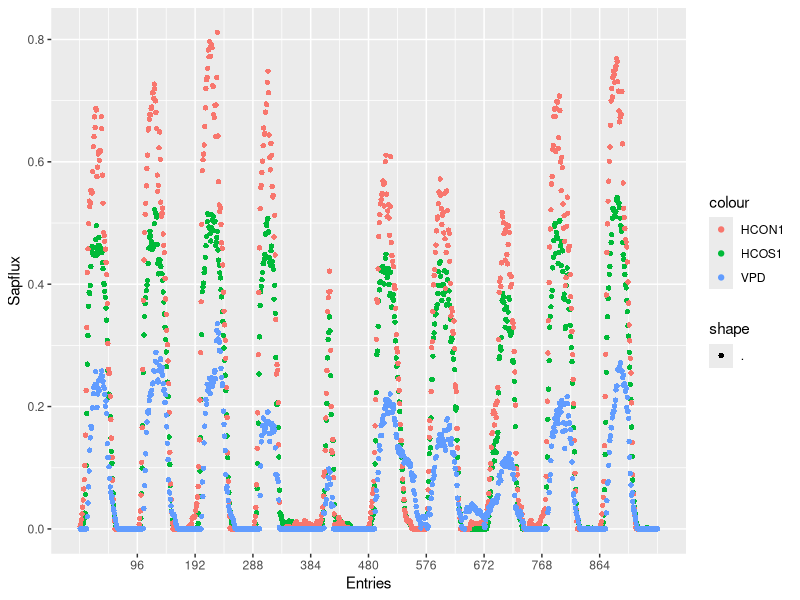
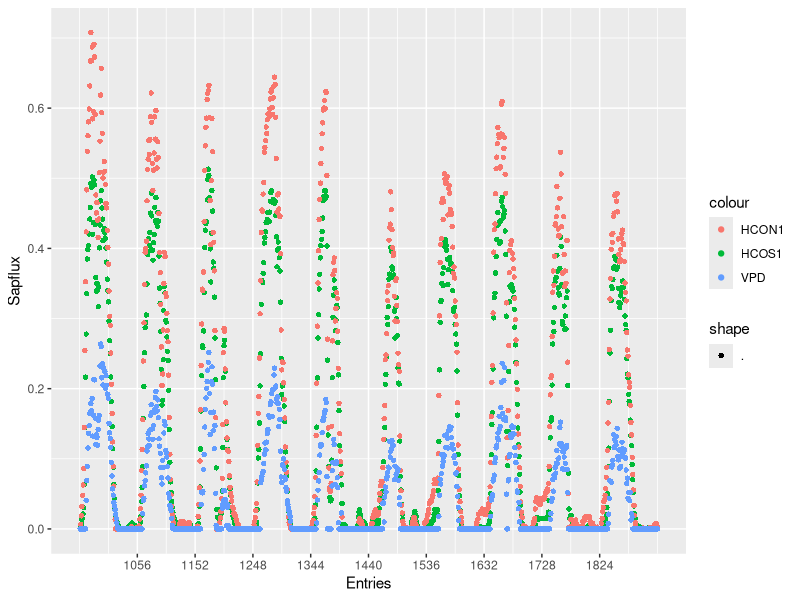
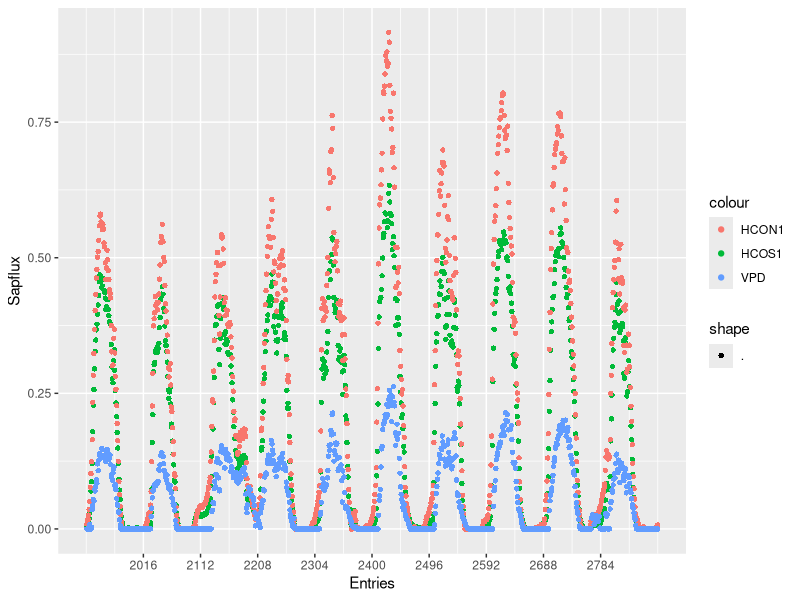
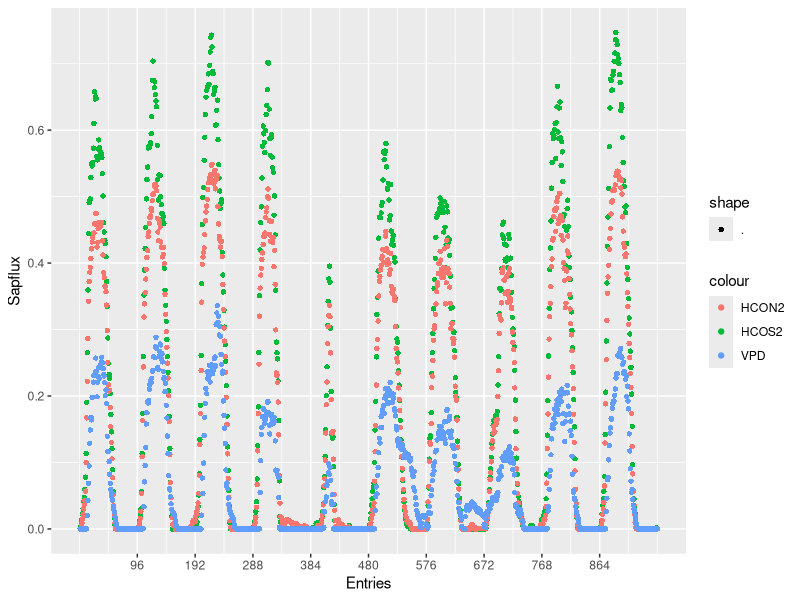
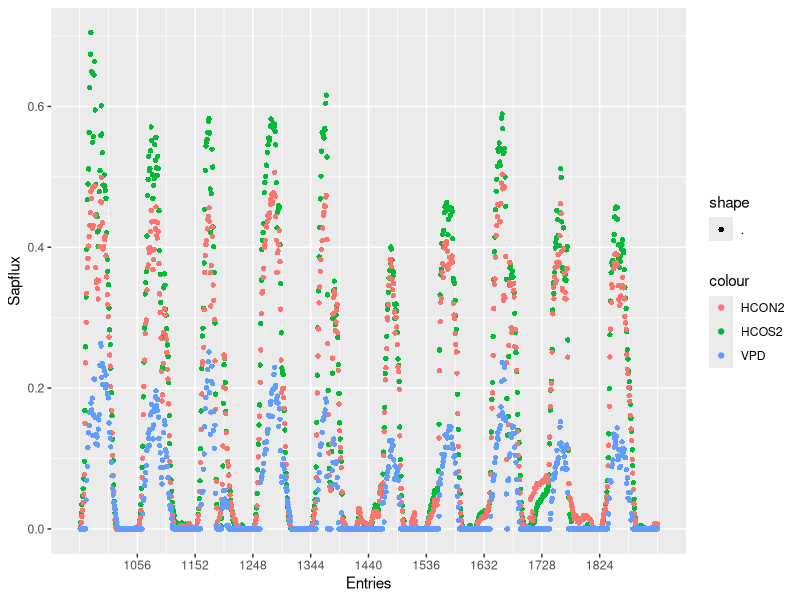
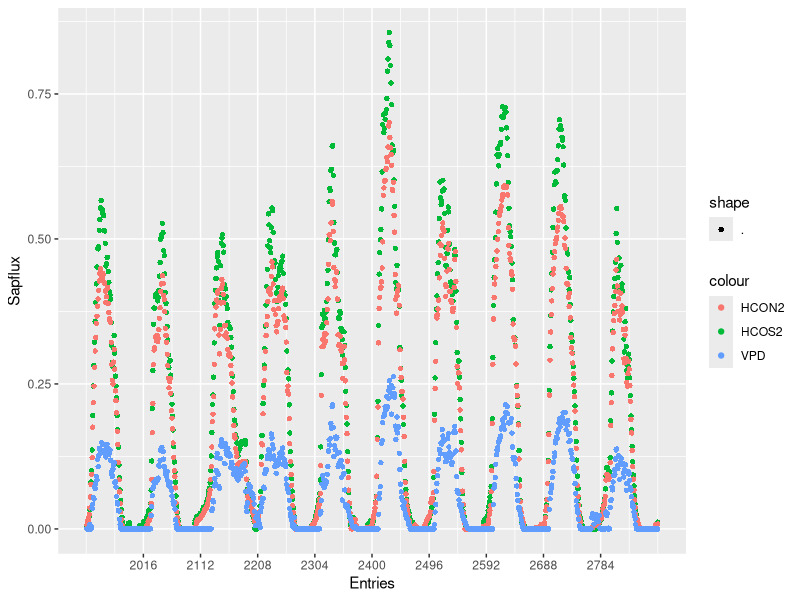
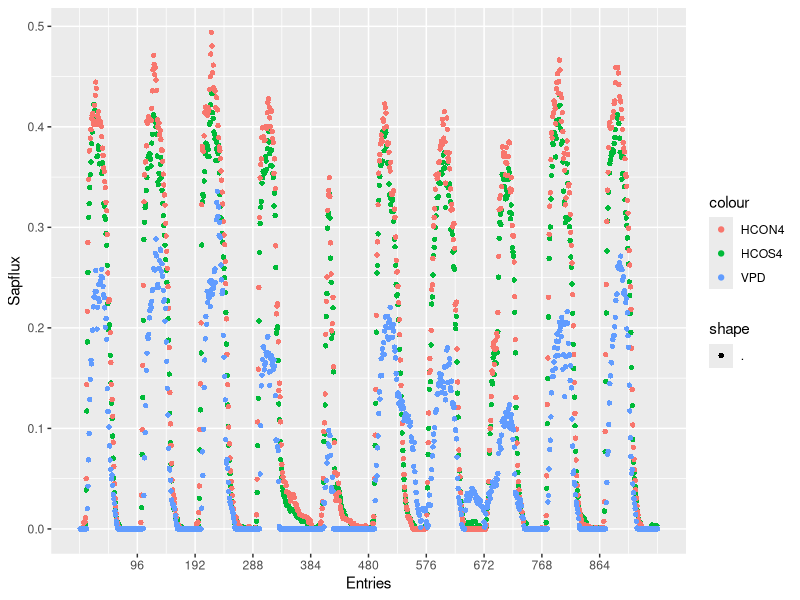
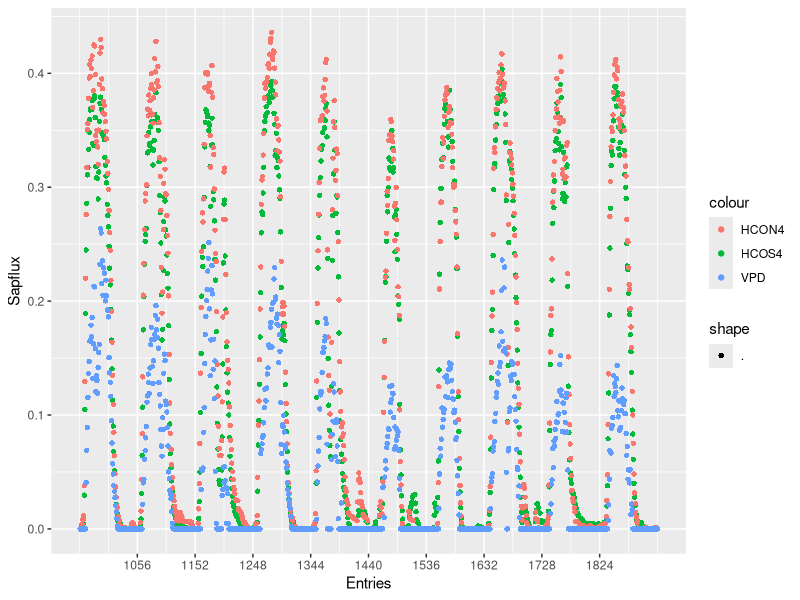

Generate these figures, in order, with R: (Note: this script raises an error after producing the figures.)
## ---- chunk 1
knitr::opts_chunk$set(echo = TRUE)
library("dplyr")
library("tidyverse")
library("lubridate")

getwd()
raw1<-read.csv("../Data/Original/Shifted/S1.6.csv")
raw2<-read.csv("../Data/Original/Shifted/S2.6.csv")
raw3<-read.csv("../Data/Original/Shifted/S3.6.csv")
raw4<-read.csv("../Data/Original/Shifted/S4.6.csv")

names(raw1)[1]<-"Index"
## ---- chunk 2
raw1$Date<-as.Date(raw1$Date, format = "%m/%d/%Y")
raw2$Date<-as.Date(raw2$Date, format = "%m/%d/%Y")
raw3$Date<-as.Date(raw3$Date, format = "%m/%d/%Y")
raw4$Date<-as.Date(raw4$Date, format = "%m/%d/%Y")

raw1<-raw1%>%mutate_if(is.character, as.numeric)
raw2<-raw2%>%mutate_if(is.character, as.numeric)
raw3<-raw3%>%mutate_if(is.character, as.numeric)
raw4<-raw4%>%mutate_if(is.character, as.numeric)
## ---- chunk 3
S1.f10<-raw1[1:960,]
S1.s10<-raw1[961:1920,]
S1.t10<-raw1[1921:2880,]

HCO1.1<-ggplot(S1.f10, aes(Index))+
  scale_x_continuous(breaks = c(96,192,288,384,480,576,672,768,864))+
  geom_point(aes(y=HCOS1, color = "HCOS1",shape = "."))+
  geom_point(aes(y=HCON1, color = "HCON1",shape = "."))+
  geom_point(aes(y=VPD/10, color = "VPD", shape = "."))+
  xlab("Entries")+ylab("Sapflux")
HCO1.1
ggsave("../Data/Plots/NS/S1/HCO1.1.jpg", HCO1.1, height = 2, width = 45, units = "in", dpi = 500)

HCO1.2<-ggplot(S1.s10, aes(Index))+
  scale_x_continuous(breaks = c(1056,1152,1248,1344,1440,1536,1632,1728,1824))+
  geom_point(aes(y=HCOS1, color = "HCOS1",shape = "."))+
  geom_point(aes(y=HCON1, color = "HCON1",shape = "."))+
  geom_point(aes(y=VPD/10, color = "VPD", shape = "."))+
  xlab("Entries")+ylab("Sapflux")
HCO1.2
ggsave("../Data/Plots/NS/S1/HCO1.2.jpg", HCO1.2, height = 2, width = 45, units = "in", dpi = 500)

HCO1.3<-ggplot(S1.t10, aes(Index))+
  scale_x_continuous(breaks = c(2016,2112,2208,2304,2400,2496,2592,2688,2784))+
  geom_point(aes(y=HCOS1, color = "HCOS1",shape = "."))+
  geom_point(aes(y=HCON1, color = "HCON1",shape = "."))+
  geom_point(aes(y=VPD/10, color = "VPD", shape = "."))+
  xlab("Entries")+ylab("Sapflux")
HCO1.3
ggsave("../Data/Plots/NS/S1/HCO1.3.jpg", HCO1.3, height = 2, width = 45, units = "in", dpi = 500)




HCO2.1<-ggplot(S1.f10, aes(Index))+
  scale_x_continuous(breaks = c(96,192,288,384,480,576,672,768,864))+
  geom_point(aes(y=HCOS2, color = "HCOS2",shape = "."))+
  geom_point(aes(y=HCON2, color = "HCON2",shape = "."))+
  geom_point(aes(y=VPD/10, color = "VPD", shape = "."))+
  xlab("Entries")+ylab("Sapflux")
HCO2.1
ggsave("../Data/Plots/NS/S1/HCO2.1.jpg", HCO2.1, height = 2, width = 45, units = "in", dpi = 500)

HCO2.2<-ggplot(S1.s10, aes(Index))+
  scale_x_continuous(breaks = c(1056,1152,1248,1344,1440,1536,1632,1728,1824))+
  geom_point(aes(y=HCOS2, color = "HCOS2",shape = "."))+
  geom_point(aes(y=HCON2, color = "HCON2",shape = "."))+
  geom_point(aes(y=VPD/10, color = "VPD", shape = "."))+
  xlab("Entries")+ylab("Sapflux")
HCO2.2
ggsave("../Data/Plots/NS/S1/HCO2.2.jpg", HCO2.2, height = 2, width = 45, units = "in", dpi = 500)

HCO2.3<-ggplot(S1.t10, aes(Index))+
  scale_x_continuous(breaks = c(2016,2112,2208,2304,2400,2496,2592,2688,2784))+
  geom_point(aes(y=HCOS2, color = "HCOS2",shape = "."))+
  geom_point(aes(y=HCON2, color = "HCON2",shape = "."))+
  geom_point(aes(y=VPD/10, color = "VPD", shape = "."))+
  xlab("Entries")+ylab("Sapflux")
HCO2.3
ggsave("../Data/Plots/NS/S1/HCO2.3.jpg", HCO2.3, height = 2, width = 45, units = "in", dpi = 500)



HCO4.1<-ggplot(S1.f10, aes(Index))+
  scale_x_continuous(breaks = c(96,192,288,384,480,576,672,768,864))+
  geom_point(aes(y=HCOS4, color = "HCOS4",shape = "."))+
  geom_point(aes(y=HCON4, color = "HCON4",shape = "."))+
  geom_point(aes(y=VPD/10, color = "VPD", shape = "."))+
  xlab("Entries")+ylab("Sapflux")
HCO4.1
ggsave("../Data/Plots/NS/S1/HCO4.1.jpg", HCO4.1, height = 2, width = 45, units = "in", dpi = 500)

HCO4.2<-ggplot(S1.s10, aes(Index))+
  scale_x_continuous(breaks = c(1056,1152,1248,1344,1440,1536,1632,1728,1824))+
  geom_point(aes(y=HCOS4, color = "HCOS4",shape = "."))+
  geom_point(aes(y=HCON4, color = "HCON4",shape = "."))+
  geom_point(aes(y=VPD/10, color = "VPD", shape = "."))+
  xlab("Entries")+ylab("Sapflux")
HCO4.2
ggsave("../Data/Plots/NS/S1/HCO4.2.jpg", HCO4.2, height = 2, width = 45, units = "in", dpi = 500)

HCO4.3<-ggplot(S1.t10, aes(Index))+
  scale_x_continuous(breaks = c(2016,2112,2208,2304,2400,2496,2592,2688,2784))+
  geom_point(aes(y=HCOS4, color = "HCOS4",shape = "."))+
  geom_point(aes(y=HCON4, color = "HCON4",shape = "."))+
  geom_point(aes(y=VPD/10, color = "VPD", shape = "."))+
  xlab("Entries")+ylab("Sapflux")
HCO4.3
ggsave("../Data/Plots/NS/S1/HCO4.3.jpg", HCO4.3, height = 2, width = 45, units = "in", dpi = 500)


HCO6.1<-ggplot(S1.f10, aes(Index))+
  scale_x_continuous(breaks = c(96,192,288,384,480,576,672,768,864))+
  geom_point(aes(y=HCOS6, color = "HCOS6",shape = "."))+
  geom_point(aes(y=HCON6, color = "HCON6",shape = "."))+
  geom_point(aes(y=VPD/10, color = "VPD", shape = "."))+
  xlab("Entries")+ylab("Sapflux")
HCO6.1
ggsave("../Data/Plots/NS/S1/HCO6.1.jpg", HCO6.1, height = 2, width = 45, units = "in", dpi = 500)

HCO6.2<-ggplot(S1.s10, aes(Index))+
  scale_x_continuous(breaks = c(1056,1152,1248,1344,1440,1536,1632,1728,1824))+
  geom_point(aes(y=HCOS6, color = "HCOS6",shape = "."))+
  geom_point(aes(y=HCON6, color = "HCON6",shape = "."))+
  geom_point(aes(y=VPD/10, color = "VPD", shape = "."))+
  xlab("Entries")+ylab("Sapflux")
HCO6.2
ggsave("../Data/Plots/NS/S1/HCO6.2.jpg", HCO6.2, height = 2, width = 45, units = "in", dpi = 500)

HCO6.3<-ggplot(S1.t10, aes(Index))+
  scale_x_continuous(breaks = c(2016,2112,2208,2304,2400,2496,2592,2688,2784))+
  geom_point(aes(y=HCOS6, color = "HCOS6",shape = "."))+
  geom_point(aes(y=HCON6, color = "HCON6",shape = "."))+
  geom_point(aes(y=VPD/10, color = "VPD", shape = "."))+
  xlab("Entries")+ylab("Sapflux")
HCO6.3
ggsave("../Data/Plots/NS/S1/HCO6.3.jpg", HCO6.3, height = 2, width = 45, units = "in", dpi = 500)


HCO8.1<-ggplot(S1.f10, aes(Index))+
  scale_x_continuous(breaks = c(96,192,288,384,480,576,672,768,864))+
  geom_point(aes(y=HCOS8, color = "HCOS8",shape = "."))+
  geom_point(aes(y=HCON8, color = "HCON8",shape = "."))+
  geom_point(aes(y=VPD/10, color = "VPD", shape = "."))+
  xlab("Entries")+ylab("Sapflux")
HCO8.1
ggsave("../Data/Plots/NS/S1/HCO8.1.jpg", HCO8.1, height = 2, width = 45, units = "in", dpi = 500)

HCO8.2<-ggplot(S1.s10, aes(Index))+
  scale_x_continuous(breaks = c(1056,1152,1248,1344,1440,1536,1632,1728,1824))+
  geom_point(aes(y=HCOS8, color = "HCOS8",shape = "."))+
  geom_point(aes(y=HCON8, color = "HCON8",shape = "."))+
  geom_point(aes(y=VPD/10, color = "VPD", shape = "."))+
  xlab("Entries")+ylab("Sapflux")
HCO8.2
ggsave("../Data/Plots/NS/S1/HCO8.2.jpg", HCO8.2, height = 2, width = 45, units = "in", dpi = 500)

HCO8.3<-ggplot(S1.t10, aes(Index))+
  scale_x_continuous(breaks = c(2016,2112,2208,2304,2400,2496,2592,2688,2784))+
  geom_point(aes(y=HCOS8, color = "HCOS8",shape = "."))+
  geom_point(aes(y=HCON8, color = "HCON8",shape = "."))+
  geom_point(aes(y=VPD/10, color = "VPD", shape = "."))+
  xlab("Entries")+ylab("Sapflux")
HCO8.3
ggsave("../Data/Plots/NS/S1/HCO8.3.jpg", HCO8.3, height = 2, width = 45, units = "in", dpi = 500)
## ---- chunk 4
LOO10.1<-ggplot(S1.f10, aes(Index))+
  scale_x_continuous(breaks = c(96,192,288,384,480,576,672,768,864))+
  geom_point(aes(y=LOOS10, color = "LOOS10",shape = "."))+
  geom_point(aes(y=LOON10, color = "LOON10",shape = "."))+
  geom_point(aes(y=VPD/10, color = "VPD", shape = "."))+
  xlab("Entries")+ylab("Sapflux")
LOO10.1
ggsave("../Data/Plots/NS/S1/LOO10.1.jpg", LOO10.1, height = 2, width = 45, units = "in", dpi = 500)

LOO10.2<-ggplot(S1.s10, aes(Index))+
  scale_x_continuous(breaks = c(1056,1152,1248,1344,1440,1536,1632,1728,1824))+
  geom_point(aes(y=LOOS10, color = "LOOS10",shape = "."))+
  geom_point(aes(y=LOON10, color = "LOON10",shape = "."))+
  geom_point(aes(y=VPD/10, color = "VPD", shape = "."))+
  xlab("Entries")+ylab("Sapflux")
LOO10.2
ggsave("../Data/Plots/NS/S1/LOO10.2.jpg", LOO10.2, height = 2, width = 45, units = "in", dpi = 500)

LOO10.3<-ggplot(S1.t10, aes(Index))+
  scale_x_continuous(breaks = c(2016,2112,2208,2304,2400,2496,2592,2688,2784))+
  geom_point(aes(y=LOOS10, color = "LOOS10",shape = "."))+
  geom_point(aes(y=LOON10, color = "LOON10",shape = "."))+
  geom_point(aes(y=VPD/10, color = "VPD", shape = "."))+
  xlab("Entries")+ylab("Sapflux")
LOO10.3
ggsave("../Data/Plots/NS/S1/LOO10.3.jpg", LOO10.3, height = 2, width = 45, units = "in", dpi = 500)




LOO11.1<-ggplot(S1.f10, aes(Index))+
  scale_x_continuous(breaks = c(96,192,288,384,480,576,672,768,864))+
  geom_point(aes(y=LOOS11, color = "LOOS11",shape = "."))+
  geom_point(aes(y=LOON11, color = "LOON11",shape = "."))+
  geom_point(aes(y=VPD/10, color = "VPD", shape = "."))+
  xlab("Entries")+ylab("Sapflux")
LOO11.1
ggsave("../Data/Plots/NS/S1/LOO11.1.jpg", LOO11.1, height = 2, width = 45, units = "in", dpi = 500)

LOO11.2<-ggplot(S1.s10, aes(Index))+
  scale_x_continuous(breaks = c(1056,1152,1248,1344,1440,1536,1632,1728,1824))+
  geom_point(aes(y=LOOS11, color = "LOOS11",shape = "."))+
  geom_point(aes(y=LOON11, color = "LOON11",shape = "."))+
  geom_point(aes(y=VPD/10, color = "VPD", shape = "."))+
  xlab("Entries")+ylab("Sapflux")
LOO11.2
ggsave("../Data/Plots/NS/S1/LOO11.2.jpg", LOO11.2, height = 2, width = 45, units = "in", dpi = 500)

LOO11.3<-ggplot(S1.t10, aes(Index))+
  scale_x_continuous(breaks = c(2016,2112,2208,2304,2400,2496,2592,2688,2784))+
  geom_point(aes(y=LOOS11, color = "LOOS11",shape = "."))+
  geom_point(aes(y=LOON11, color = "LOON11",shape = "."))+
  geom_point(aes(y=VPD/10, color = "VPD", shape = "."))+
  xlab("Entries")+ylab("Sapflux")
LOO11.3
ggsave("../Data/Plots/NS/S1/LOO11.3.jpg", LOO11.3, height = 2, width = 45, units = "in", dpi = 500)




LOO12.1<-ggplot(S1.f10, aes(Index))+
  scale_x_continuous(breaks = c(96,192,288,384,480,576,672,768,864))+
  geom_point(aes(y=LOOS12, color = "LOOS12",shape = "."))+
  geom_point(aes(y=LOON12, color = "LOON12",shape = "."))+
  geom_point(aes(y=VPD/10, color = "VPD", shape = "."))+
  xlab("Entries")+ylab("Sapflux")
LOO12.1
ggsave("../Data/Plots/NS/S1/LOO12.1.jpg", LOO12.1, height = 2, width = 45, units = "in", dpi = 500)

LOO12.2<-ggplot(S1.s10, aes(Index))+
  scale_x_continuous(breaks = c(1056,1152,1248,1344,1440,1536,1632,1728,1824))+
  geom_point(aes(y=LOOS12, color = "LOOS12",shape = "."))+
  geom_point(aes(y=LOON12, color = "LOON12",shape = "."))+
  geom_point(aes(y=VPD/10, color = "VPD", shape = "."))+
  xlab("Entries")+ylab("Sapflux")
LOO12.2
ggsave("../Data/Plots/NS/S1/LOO12.2.jpg", LOO12.2, height = 2, width = 45, units = "in", dpi = 500)

LOO12.3<-ggplot(S1.t10, aes(Index))+
  scale_x_continuous(breaks = c(2016,2112,2208,2304,2400,2496,2592,2688,2784))+
  geom_point(aes(y=LOOS12, color = "LOOS12",shape = "."))+
  geom_point(aes(y=LOON12, color = "LOON12",shape = "."))+
  geom_point(aes(y=VPD/10, color = "VPD", shape = "."))+
  xlab("Entries")+ylab("Sapflux")
LOO12.3
ggsave("../Data/Plots/NS/S1/LOO12.3.jpg", LOO12.3, height = 2, width = 45, units = "in", dpi = 500)




LOO14.1<-ggplot(S1.f10, aes(Index))+
  scale_x_continuous(breaks = c(96,192,288,384,480,576,672,768,864))+
  geom_point(aes(y=LOOS14, color = "LOOS14",shape = "."))+
  geom_point(aes(y=LOON14, color = "LOON14",shape = "."))+
  geom_point(aes(y=VPD/10, color = "VPD", shape = "."))+
  xlab("Entries")+ylab("Sapflux")
LOO14.1
ggsave("../Data/Plots/NS/S1/LOO14.1.jpg", LOO14.1, height = 2, width = 45, units = "in", dpi = 500)

LOO14.2<-ggplot(S1.s10, aes(Index))+
  scale_x_continuous(breaks = c(1056,1152,1248,1344,1440,1536,1632,1728,1824))+
  geom_point(aes(y=LOOS14, color = "LOOS14",shape = "."))+
  geom_point(aes(y=LOON14, color = "LOON14",shape = "."))+
  geom_point(aes(y=VPD/10, color = "VPD", shape = "."))+
  xlab("Entries")+ylab("Sapflux")
LOO14.2
ggsave("../Data/Plots/NS/S1/LOO14.2.jpg", LOO14.2, height = 2, width = 45, units = "in", dpi = 500)

LOO14.3<-ggplot(S1.t10, aes(Index))+
  scale_x_continuous(breaks = c(2016,2112,2208,2304,2400,2496,2592,2688,2784))+
  geom_point(aes(y=LOOS14, color = "LOOS14",shape = "."))+
  geom_point(aes(y=LOON14, color = "LOON14",shape = "."))+
  geom_point(aes(y=VPD/10, color = "VPD", shape = "."))+
  xlab("Entries")+ylab("Sapflux")
LOO14.3
ggsave("../Data/Plots/NS/S1/LOO14.3.jpg", LOO14.3, height = 2, width = 45, units = "in", dpi = 500)





LOO15.1<-ggplot(S1.f10, aes(Index))+
  scale_x_continuous(breaks = c(96,192,288,384,480,576,672,768,864))+
  geom_point(aes(y=LOOS15, color = "LOOS15",shape = "."))+
  geom_point(aes(y=LOON15, color = "LOON15",shape = "."))+
  geom_point(aes(y=VPD/5, color = "VPD", shape = "."))+
  xlab("Entries")+ylab("Sapflux")
LOO15.1
ggsave("../Data/Plots/NS/S1/LOO15.1.jpg", LOO15.1, height = 2, width = 45, units = "in", dpi = 500)

LOO15.2<-ggplot(S1.s10, aes(Index))+
  scale_x_continuous(breaks = c(1056,1152,1248,1344,1440,1536,1632,1728,1824))+
  geom_point(aes(y=LOOS15, color = "LOOS15",shape = "."))+
  geom_point(aes(y=LOON15, color = "LOON15",shape = "."))+
  geom_point(aes(y=VPD/5, color = "VPD", shape = "."))+
  xlab("Entries")+ylab("Sapflux")
LOO15.2
ggsave("../Data/Plots/NS/S1/LOO15.2.jpg", LOO15.2, height = 2, width = 45, units = "in", dpi = 500)

LOO15.3<-ggplot(S1.t10, aes(Index))+
  scale_x_continuous(breaks = c(2016,2112,2208,2304,2400,2496,2592,2688,2784))+
  geom_point(aes(y=LOOS15, color = "LOOS15",shape = "."))+
  geom_point(aes(y=LOON15, color = "LOON15",shape = "."))+
  geom_point(aes(y=VPD/5, color = "VPD", shape = "."))+
  xlab("Entries")+ylab("Sapflux")
LOO15.3
ggsave("../Data/Plots/NS/S1/LOO15.3.jpg", LOO15.3, height = 2, width = 45, units = "in", dpi = 500)





LOO17.1<-ggplot(S1.f10, aes(Index))+
  scale_x_continuous(breaks = c(96,192,288,384,480,576,672,768,864))+
  geom_point(aes(y=LOOS17, color = "LOOS17",shape = "."))+
  geom_point(aes(y=LOON17, color = "LOON17",shape = "."))+
  geom_point(aes(y=VPD/10, color = "VPD", shape = "."))+
  xlab("Entries")+ylab("Sapflux")
LOO17.1
ggsave("../Data/Plots/NS/S1/LOO17.1.jpg", LOO17.1, height = 2, width = 45, units = "in", dpi = 500)

LOO17.2<-ggplot(S1.s10, aes(Index))+
  scale_x_continuous(breaks = c(1056,1152,1248,1344,1440,1536,1632,1728,1824))+
  geom_point(aes(y=LOOS17, color = "LOOS17",shape = "."))+
  geom_point(aes(y=LOON17, color = "LOON17",shape = "."))+
  geom_point(aes(y=VPD/10, color = "VPD", shape = "."))+
  xlab("Entries")+ylab("Sapflux")
LOO17.2
ggsave("../Data/Plots/NS/S1/LOO17.2.jpg", LOO17.2, height = 2, width = 45, units = "in", dpi = 500)

LOO17.3<-ggplot(S1.t10, aes(Index))+
  scale_x_continuous(breaks = c(2016,2112,2208,2304,2400,2496,2592,2688,2784))+
  geom_point(aes(y=LOOS17, color = "LOOS17",shape = "."))+
  geom_point(aes(y=LOON17, color = "LOON17",shape = "."))+
  geom_point(aes(y=VPD/10, color = "VPD", shape = "."))+
  xlab("Entries")+ylab("Sapflux")
LOO17.3
ggsave("../Data/Plots/NS/S1/LOO17.3.jpg", LOO17.3, height = 2, width = 45, units = "in", dpi = 500)
## ---- chunk 5
S2.f10<-raw2[1:960,]
S2.s10<-raw2[961:1920,]
S2.t10<-raw2[1921:2880,]

LCO1.1<-ggplot(S2.f10, aes(Index))+
  scale_x_continuous(breaks = c(96,192,288,384,480,576,672,768,864))+
  geom_point(aes(y=LCOS1, color = "LCOS1",shape = "."))+
  geom_point(aes(y=LCON1, color = "LCON1",shape = "."))+
  geom_point(aes(y=VPD/10, color = "VPD", shape = "."))+
  xlab("Entries")+ylab("Sapflux")
LCO1.1
ggsave("../Data/Plots/NS/S2/LCO1.1.jpg", LCO1.1, height = 2, width = 45, units = "in", dpi = 500)

LCO1.2<-ggplot(S2.s10, aes(Index))+
  scale_x_continuous(breaks = c(1056,1152,1248,1344,1440,1536,1632,1728,1824))+
  geom_point(aes(y=LCOS1, color = "LCOS1",shape = "."))+
  geom_point(aes(y=LCON1, color = "LCON1",shape = "."))+
  geom_point(aes(y=VPD/10, color = "VPD", shape = "."))+
  xlab("Entries")+ylab("Sapflux")
LCO1.2
ggsave("../Data/Plots/NS/S2/LCO1.2.jpg", LCO1.2, height = 2, width = 45, units = "in", dpi = 500)

LCO1.3<-ggplot(S2.t10, aes(Index))+
  scale_x_continuous(breaks = c(2016,2112,2208,2304,2400,2496,2592,2688,2784))+
  geom_point(aes(y=LCOS1, color = "LCOS1",shape = "."))+
  geom_point(aes(y=LCON1, color = "LCON1",shape = "."))+
  geom_point(aes(y=VPD/10, color = "VPD", shape = "."))+
  xlab("Entries")+ylab("Sapflux")
LCO1.3
ggsave("../Data/Plots/NS/S2/LCO1.3.jpg", LCO1.3, height = 2, width = 45, units = "in", dpi = 500)





LCO2.1<-ggplot(S2.f10, aes(Index))+
  scale_x_continuous(breaks = c(96,192,288,384,480,576,672,768,864))+
  geom_point(aes(y=LCOS2, color = "LCOS2",shape = "."))+
  geom_point(aes(y=LCON2, color = "LCON2",shape = "."))+
  geom_point(aes(y=VPD/10, color = "VPD", shape = "."))+
  xlab("Entries")+ylab("Sapflux")
LCO2.1
ggsave("../Data/Plots/NS/S2/LCO2.1.jpg", LCO2.1, height = 2, width = 45, units = "in", dpi = 500)

LCO2.2<-ggplot(S2.s10, aes(Index))+
  scale_x_continuous(breaks = c(1056,1152,1248,1344,1440,1536,1632,1728,1824))+
  geom_point(aes(y=LCOS2, color = "LCOS2",shape = "."))+
  geom_point(aes(y=LCON2, color = "LCON2",shape = "."))+
  geom_point(aes(y=VPD/10, color = "VPD", shape = "."))+
  xlab("Entries")+ylab("Sapflux")
LCO2.2
ggsave("../Data/Plots/NS/S2/LCO2.2.jpg", LCO2.2, height = 2, width = 45, units = "in", dpi = 500)

LCO2.3<-ggplot(S2.t10, aes(Index))+
  scale_x_continuous(breaks = c(2016,2112,2208,2304,2400,2496,2592,2688,2784))+
  geom_point(aes(y=LCOS2, color = "LCOS2",shape = "."))+
  geom_point(aes(y=LCON2, color = "LCON2",shape = "."))+
  geom_point(aes(y=VPD/10, color = "VPD", shape = "."))+
  xlab("Entries")+ylab("Sapflux")
LCO2.3
ggsave("../Data/Plots/NS/S2/LCO2.3.jpg", LCO2.3, height = 2, width = 45, units = "in", dpi = 500)






LCO4.1<-ggplot(S2.f10, aes(Index))+
  scale_x_continuous(breaks = c(96,192,288,384,480,576,672,768,864))+
  geom_point(aes(y=LCOS4, color = "LCOS4",shape = "."))+
  geom_point(aes(y=LCON4, color = "LCON4",shape = "."))+
  geom_point(aes(y=VPD/10, color = "VPD", shape = "."))+
  xlab("Entries")+ylab("Sapflux")
LCO4.1
ggsave("../Data/Plots/NS/S2/LCO4.1.jpg", LCO4.1, height = 2, width = 45, units = "in", dpi = 500)

LCO4.2<-ggplot(S2.s10, aes(Index))+
  scale_x_continuous(breaks = c(1056,1152,1248,1344,1440,1536,1632,1728,1824))+
  geom_point(aes(y=LCOS4, color = "LCOS4",shape = "."))+
  geom_point(aes(y=LCON4, color = "LCON4",shape = "."))+
  geom_point(aes(y=VPD/10, color = "VPD", shape = "."))+
  xlab("Entries")+ylab("Sapflux")
LCO4.2
ggsave("../Data/Plots/NS/S2/LCO4.2.jpg", LCO4.2, height = 2, width = 45, units = "in", dpi = 500)

LCO4.3<-ggplot(S2.t10, aes(Index))+
  scale_x_continuous(breaks = c(2016,2112,2208,2304,2400,2496,2592,2688,2784))+
  geom_point(aes(y=LCOS4, color = "LCOS4",shape = "."))+
  geom_point(aes(y=LCON4, color = "LCON4",shape = "."))+
  geom_point(aes(y=VPD/10, color = "VPD", shape = "."))+
  xlab("Entries")+ylab("Sapflux")
LCO4.3
ggsave("../Data/Plots/NS/S2/LCO4.3.jpg", LCO4.3, height = 2, width = 45, units = "in", dpi = 500)






LCO6.1<-ggplot(S2.f10, aes(Index))+
  scale_x_continuous(breaks = c(96,192,288,384,480,576,672,768,864))+
  geom_point(aes(y=LCOS6, color = "LCOS6",shape = "."))+
  geom_point(aes(y=LCON6, color = "LCON6",shape = "."))+
  geom_point(aes(y=VPD/10, color = "VPD", shape = "."))+
  xlab("Entries")+ylab("Sapflux")
LCO6.1
ggsave("../Data/Plots/NS/S2/LCO6.1.jpg", LCO6.1, height = 2, width = 45, units = "in", dpi = 500)

LCO6.2<-ggplot(S2.s10, aes(Index))+
  scale_x_continuous(breaks = c(1056,1152,1248,1344,1440,1536,1632,1728,1824))+
  geom_point(aes(y=LCOS6, color = "LCOS6",shape = "."))+
  geom_point(aes(y=LCON6, color = "LCON6",shape = "."))+
  geom_point(aes(y=VPD/10, color = "VPD", shape = "."))+
  xlab("Entries")+ylab("Sapflux")
LCO6.2
ggsave("../Data/Plots/NS/S2/LCO6.2.jpg", LCO6.2, height = 2, width = 45, units = "in", dpi = 500)

LCO6.3<-ggplot(S2.t10, aes(Index))+
  scale_x_continuous(breaks = c(2016,2112,2208,2304,2400,2496,2592,2688,2784))+
  geom_point(aes(y=LCOS6, color = "LCOS6",shape = "."))+
  geom_point(aes(y=LCON6, color = "LCON6",shape = "."))+
  geom_point(aes(y=VPD/10, color = "VPD", shape = "."))+
  xlab("Entries")+ylab("Sapflux")
LCO6.3
ggsave("../Data/Plots/NS/S2/LCO6.3.jpg", LCO6.3, height = 2, width = 45, units = "in", dpi = 500)




LCO8.1<-ggplot(S2.f10, aes(Index))+
  scale_x_continuous(breaks = c(96,192,288,384,480,576,672,768,864))+
  geom_point(aes(y=LCOS8, color = "LCOS8",shape = "."))+
  geom_point(aes(y=LCON8, color = "LCON8",shape = "."))+
  geom_point(aes(y=VPD/10, color = "VPD", shape = "."))+
  xlab("Entries")+ylab("Sapflux")
LCO8.1
ggsave("../Data/Plots/NS/S2/LCO8.1.jpg", LCO8.1, height = 2, width = 45, units = "in", dpi = 500)

LCO8.2<-ggplot(S2.s10, aes(Index))+
  scale_x_continuous(breaks = c(1056,1152,1248,1344,1440,1536,1632,1728,1824))+
  geom_point(aes(y=LCOS8, color = "LCOS8",shape = "."))+
  geom_point(aes(y=LCON8, color = "LCON8",shape = "."))+
  geom_point(aes(y=VPD/10, color = "VPD", shape = "."))+
  xlab("Entries")+ylab("Sapflux")
LCO8.2
ggsave("../Data/Plots/NS/S2/LCO8.2.jpg", LCO8.2, height = 2, width = 45, units = "in", dpi = 500)

LCO8.3<-ggplot(S2.t10, aes(Index))+
  scale_x_continuous(breaks = c(2016,2112,2208,2304,2400,2496,2592,2688,2784))+
  geom_point(aes(y=LCOS8, color = "LCOS8",shape = "."))+
  geom_point(aes(y=LCON8, color = "LCON8",shape = "."))+
  geom_point(aes(y=VPD/10, color = "VPD", shape = "."))+
  xlab("Entries")+ylab("Sapflux")
LCO8.3
ggsave("../Data/Plots/NS/S2/LCO8.3.jpg", LCO8.3, height = 2, width = 45, units = "in", dpi = 500)


## ---- chunk 6

HOO10.1<-ggplot(S2.f10, aes(Index))+
  scale_x_continuous(breaks = c(96,192,288,384,480,576,672,768,864))+
  geom_point(aes(y=HOOS10, color = "HOOS10",shape = "."))+
  geom_point(aes(y=HOON10, color = "HOON10",shape = "."))+
  geom_point(aes(y=VPD/10, color = "VPD", shape = "."))+
  xlab("Entries")+ylab("Sapflux")
HOO10.1
ggsave("../Data/Plots/NS/S2/HOO10.1.jpg", HOO10.1, height = 2, width = 45, units = "in", dpi = 500)

HOO10.2<-ggplot(S2.s10, aes(Index))+
  scale_x_continuous(breaks = c(1056,1152,1248,1344,1440,1536,1632,1728,1824))+
  geom_point(aes(y=HOOS10, color = "HOOS10",shape = "."))+
  geom_point(aes(y=HOON10, color = "HOON10",shape = "."))+
  geom_point(aes(y=VPD/10, color = "VPD", shape = "."))+
  xlab("Entries")+ylab("Sapflux")
HOO10.2
ggsave("../Data/Plots/NS/S2/HOO10.2.jpg", HOO10.2, height = 2, width = 45, units = "in", dpi = 500)

HOO10.3<-ggplot(S2.t10, aes(Index))+
  scale_x_continuous(breaks = c(2016,2112,2208,2304,2400,2496,2592,2688,2784))+
  geom_point(aes(y=HOOS10, color = "HOOS10",shape = "."))+
  geom_point(aes(y=HOON10, color = "HOON10",shape = "."))+
  geom_point(aes(y=VPD/10, color = "VPD", shape = "."))+
  xlab("Entries")+ylab("Sapflux")
HOO10.3
ggsave("../Data/Plots/NS/S2/HOO10.3.jpg", HOO10.3, height = 2, width = 45, units = "in", dpi = 500)




HOO11.1<-ggplot(S2.f10, aes(Index))+
  scale_x_continuous(breaks = c(96,192,288,384,480,576,672,768,864))+
  geom_point(aes(y=HOOS11, color = "HOOS11",shape = "."))+
  geom_point(aes(y=HOON11, color = "HOON11",shape = "."))+
  geom_point(aes(y=VPD/10, color = "VPD", shape = "."))+
  xlab("Entries")+ylab("Sapflux")
HOO11.1
ggsave("../Data/Plots/NS/S2/HOO11.1.jpg", HOO11.1, height = 2, width = 45, units = "in", dpi = 500)

HOO11.2<-ggplot(S2.s10, aes(Index))+
  scale_x_continuous(breaks = c(1056,1152,1248,1344,1440,1536,1632,1728,1824))+
  geom_point(aes(y=HOOS11, color = "HOOS11",shape = "."))+
  geom_point(aes(y=HOON11, color = "HOON11",shape = "."))+
  geom_point(aes(y=VPD/10, color = "VPD", shape = "."))+
  xlab("Entries")+ylab("Sapflux")
HOO11.2
ggsave("../Data/Plots/NS/S2/HOO11.2.jpg", HOO11.2, height = 2, width = 45, units = "in", dpi = 500)

HOO11.3<-ggplot(S2.t10, aes(Index))+
  scale_x_continuous(breaks = c(2016,2112,2208,2304,2400,2496,2592,2688,2784))+
  geom_point(aes(y=HOOS11, color = "HOOS11",shape = "."))+
  geom_point(aes(y=HOON11, color = "HOON11",shape = "."))+
  geom_point(aes(y=VPD/10, color = "VPD", shape = "."))+
  xlab("Entries")+ylab("Sapflux")
HOO11.3
ggsave("../Data/Plots/NS/S2/HOO11.3.jpg", HOO11.3, height = 2, width = 45, units = "in", dpi = 500)




HOO12.1<-ggplot(S2.f10, aes(Index))+
  scale_x_continuous(breaks = c(96,192,288,384,480,576,672,768,864))+
  geom_point(aes(y=HOOS12, color = "HOOS12",shape = "."))+
  geom_point(aes(y=HOON12, color = "HOON12",shape = "."))+
  geom_point(aes(y=VPD/10, color = "VPD", shape = "."))+
  xlab("Entries")+ylab("Sapflux")
HOO12.1
ggsave("../Data/Plots/NS/S2/HOO12.1.jpg", HOO12.1, height = 2, width = 45, units = "in", dpi = 500)

HOO12.2<-ggplot(S2.s10, aes(Index))+
  scale_x_continuous(breaks = c(1056,1152,1248,1344,1440,1536,1632,1728,1824))+
  geom_point(aes(y=HOOS12, color = "HOOS12",shape = "."))+
  geom_point(aes(y=HOON12, color = "HOON12",shape = "."))+
  geom_point(aes(y=VPD/10, color = "VPD", shape = "."))+
  xlab("Entries")+ylab("Sapflux")
HOO12.2
ggsave("../Data/Plots/NS/S2/HOO12.2.jpg", HOO12.2, height = 2, width = 45, units = "in", dpi = 500)

HOO12.3<-ggplot(S2.t10, aes(Index))+
  scale_x_continuous(breaks = c(2016,2112,2208,2304,2400,2496,2592,2688,2784))+
  geom_point(aes(y=HOOS12, color = "HOOS12",shape = "."))+
  geom_point(aes(y=HOON12, color = "HOON12",shape = "."))+
  geom_point(aes(y=VPD/10, color = "VPD", shape = "."))+
  xlab("Entries")+ylab("Sapflux")
HOO12.3
ggsave("../Data/Plots/NS/S2/HOO12.3.jpg", HOO12.3, height = 2, width = 45, units = "in", dpi = 500)





HOO14.1<-ggplot(S2.f10, aes(Index))+
  scale_x_continuous(breaks = c(96,192,288,384,480,576,672,768,864))+
  geom_point(aes(y=HOOS14, color = "HOOS14",shape = "."))+
  geom_point(aes(y=HOON14, color = "HOON14",shape = "."))+
  geom_point(aes(y=VPD/10, color = "VPD", shape = "."))+
  xlab("Entries")+ylab("Sapflux")
HOO14.1
ggsave("../Data/Plots/NS/S2/HOO14.1.jpg", HOO14.1, height = 2, width = 45, units = "in", dpi = 500)

HOO14.2<-ggplot(S2.s10, aes(Index))+
  scale_x_continuous(breaks = c(1056,1152,1248,1344,1440,1536,1632,1728,1824))+
  geom_point(aes(y=HOOS14, color = "HOOS14",shape = "."))+
  geom_point(aes(y=HOON14, color = "HOON14",shape = "."))+
  geom_point(aes(y=VPD/10, color = "VPD", shape = "."))+
  xlab("Entries")+ylab("Sapflux")
HOO14.2
ggsave("../Data/Plots/NS/S2/HOO14.2.jpg", HOO14.2, height = 2, width = 45, units = "in", dpi = 500)

HOO14.3<-ggplot(S2.t10, aes(Index))+
  scale_x_continuous(breaks = c(2016,2112,2208,2304,2400,2496,2592,2688,2784))+
  geom_point(aes(y=HOOS14, color = "HOOS14",shape = "."))+
  geom_point(aes(y=HOON14, color = "HOON14",shape = "."))+
  geom_point(aes(y=VPD/10, color = "VPD", shape = "."))+
  xlab("Entries")+ylab("Sapflux")
HOO14.3
ggsave("../Data/Plots/NS/S2/HOO14.3.jpg", HOO14.3, height = 2, width = 45, units = "in", dpi = 500)





HOO16.1<-ggplot(S2.f10, aes(Index))+
  scale_x_continuous(breaks = c(96,192,288,384,480,576,672,768,864))+
  geom_point(aes(y=HOOS16, color = "HOOS16",shape = "."))+
  geom_point(aes(y=HOON16, color = "HOON16",shape = "."))+
  geom_point(aes(y=VPD/10, color = "VPD", shape = "."))+
  xlab("Entries")+ylab("Sapflux")
HOO16.1
ggsave("../Data/Plots/NS/S2/HOO16.1.jpg", HOO16.1, height = 2, width = 45, units = "in", dpi = 500)

HOO16.2<-ggplot(S2.s10, aes(Index))+
  scale_x_continuous(breaks = c(1056,1152,1248,1344,1440,1536,1632,1728,1824))+
  geom_point(aes(y=HOOS16, color = "HOOS16",shape = "."))+
  geom_point(aes(y=HOON16, color = "HOON16",shape = "."))+
  geom_point(aes(y=VPD/10, color = "VPD", shape = "."))+
  xlab("Entries")+ylab("Sapflux")
HOO16.2
ggsave("../Data/Plots/NS/S2/HOO16.2.jpg", HOO16.2, height = 2, width = 45, units = "in", dpi = 500)

HOO16.3<-ggplot(S2.t10, aes(Index))+
  scale_x_continuous(breaks = c(2016,2112,2208,2304,2400,2496,2592,2688,2784))+
  geom_point(aes(y=HOOS16, color = "HOOS16",shape = "."))+
  geom_point(aes(y=HOON16, color = "HOON16",shape = "."))+
  geom_point(aes(y=VPD/10, color = "VPD", shape = "."))+
  xlab("Entries")+ylab("Sapflux")
HOO16.3
ggsave("../Data/Plots/NS/S2/HOO16.3.jpg", HOO16.3, height = 2, width = 45, units = "in", dpi = 500)



HOO17.1<-ggplot(S2.f10, aes(Index))+
  scale_x_continuous(breaks = c(96,192,288,384,480,576,672,768,864))+
  geom_point(aes(y=HOOS17, color = "HOOS17",shape = "."))+
  geom_point(aes(y=HOON17, color = "HOON17",shape = "."))+
  geom_point(aes(y=VPD/10, color = "VPD", shape = "."))+
  xlab("Entries")+ylab("Sapflux")
HOO17.1
ggsave("../Data/Plots/NS/S2/HOO17.1.jpg", HOO17.1, height = 2, width = 45, units = "in", dpi = 500)

HOO17.2<-ggplot(S2.s10, aes(Index))+
  scale_x_continuous(breaks = c(1056,1152,1248,1344,1440,1536,1632,1728,1824))+
  geom_point(aes(y=HOOS17, color = "HOOS17",shape = "."))+
  geom_point(aes(y=HOON17, color = "HOON17",shape = "."))+
  geom_point(aes(y=VPD/10, color = "VPD", shape = "."))+
  xlab("Entries")+ylab("Sapflux")
HOO17.2
ggsave("../Data/Plots/NS/S2/HOO17.2.jpg", HOO17.2, height = 2, width = 45, units = "in", dpi = 500)

HOO17.3<-ggplot(S2.t10, aes(Index))+
  scale_x_continuous(breaks = c(2016,2112,2208,2304,2400,2496,2592,2688,2784))+
  geom_point(aes(y=HOOS17, color = "HOOS17",shape = "."))+
  geom_point(aes(y=HOON17, color = "HOON17",shape = "."))+
  geom_point(aes(y=VPD/10, color = "VPD", shape = "."))+
  xlab("Entries")+ylab("Sapflux")
HOO17.3
ggsave("../Data/Plots/NS/S2/HOO17.3.jpg", HOO17.3, height = 2, width = 45, units = "in", dpi = 500)


## ---- chunk 7
S3.f10<-raw3[1:960,]
S3.s10<-raw3[961:1920,]
S3.t10<-raw3[1921:2880,]


LAO1.1<-ggplot(S3.f10, aes(Index))+
  scale_x_continuous(breaks = c(96,192,288,384,480,576,672,768,864))+
  geom_point(aes(y=LAOS1, color = "LAOS1",shape = "."))+
  geom_point(aes(y=LAON1, color = "LAON1",shape = "."))+
  geom_point(aes(y=VPD/10, color = "VPD", shape = "."))+
  xlab("Entries")+ylab("Sapflux")
LAO1.1
ggsave("../Data/Plots/NS/S3/LAO1.1.jpg", LAO1.1, height = 2, width = 45, units = "in", dpi = 500)

LAO1.2<-ggplot(S3.s10, aes(Index))+
  scale_x_continuous(breaks = c(1056,1152,1248,1344,1440,1536,1632,1728,1824))+
  geom_point(aes(y=LAOS1, color = "LAOS1",shape = "."))+
  geom_point(aes(y=LAON1, color = "LAON1",shape = "."))+
  geom_point(aes(y=VPD/10, color = "VPD", shape = "."))+
  xlab("Entries")+ylab("Sapflux")
LAO1.2
ggsave("../Data/Plots/NS/S3/LAO1.2.jpg", LAO1.2, height = 2, width = 45, units = "in", dpi = 500)

LAO1.3<-ggplot(S3.t10, aes(Index))+
  scale_x_continuous(breaks = c(2016,2112,2208,2304,2400,2496,2592,2688,2784))+
  geom_point(aes(y=LAOS1, color = "LAOS1",shape = "."))+
  geom_point(aes(y=LAON1, color = "LAON1",shape = "."))+
  geom_point(aes(y=VPD/10, color = "VPD", shape = "."))+
  xlab("Entries")+ylab("Sapflux")
LAO1.3
ggsave("../Data/Plots/NS/S3/LAO1.3.jpg", LAO1.3, height = 2, width = 45, units = "in", dpi = 500)





LAO2.1<-ggplot(S3.f10, aes(Index))+
  scale_x_continuous(breaks = c(96,192,288,384,480,576,672,768,864))+
  geom_point(aes(y=LAOS2, color = "LAOS2",shape = "."))+
  geom_point(aes(y=LAON2, color = "LAON2",shape = "."))+
  geom_point(aes(y=VPD/10, color = "VPD", shape = "."))+
  xlab("Entries")+ylab("Sapflux")
LAO2.1
ggsave("../Data/Plots/NS/S3/LAO2.1.jpg", LAO2.1, height = 2, width = 45, units = "in", dpi = 500)

LAO2.2<-ggplot(S3.s10, aes(Index))+
  scale_x_continuous(breaks = c(1056,1152,1248,1344,1440,1536,1632,1728,1824))+
  geom_point(aes(y=LAOS2, color = "LAOS2",shape = "."))+
  geom_point(aes(y=LAON2, color = "LAON2",shape = "."))+
  geom_point(aes(y=VPD/10, color = "VPD", shape = "."))+
  xlab("Entries")+ylab("Sapflux")
LAO2.2
ggsave("../Data/Plots/NS/S3/LAO2.2.jpg", LAO2.2, height = 2, width = 45, units = "in", dpi = 500)

LAO2.3<-ggplot(S3.t10, aes(Index))+
  scale_x_continuous(breaks = c(2016,2112,2208,2304,2400,2496,2592,2688,2784))+
  geom_point(aes(y=LAOS2, color = "LAOS2",shape = "."))+
  geom_point(aes(y=LAON2, color = "LAON2",shape = "."))+
  geom_point(aes(y=VPD/10, color = "VPD", shape = "."))+
  xlab("Entries")+ylab("Sapflux")
LAO2.3
ggsave("../Data/Plots/NS/S3/LAO2.3.jpg", LAO2.3, height = 2, width = 45, units = "in", dpi = 500)






LAO4.1<-ggplot(S3.f10, aes(Index))+
  scale_x_continuous(breaks = c(96,192,288,384,480,576,672,768,864))+
  geom_point(aes(y=LAOS4, color = "LAOS4",shape = "."))+
  geom_point(aes(y=LAON4, color = "LAON4",shape = "."))+
  geom_point(aes(y=VPD/10, color = "VPD", shape = "."))+
  xlab("Entries")+ylab("Sapflux")
LAO4.1
ggsave("../Data/Plots/NS/S3/LAO4.1.jpg", LAO4.1, height = 2, width = 45, units = "in", dpi = 500)

LAO4.2<-ggplot(S3.s10, aes(Index))+
  scale_x_continuous(breaks = c(1056,1152,1248,1344,1440,1536,1632,1728,1824))+
  geom_point(aes(y=LAOS4, color = "LAOS4",shape = "."))+
  geom_point(aes(y=LAON4, color = "LAON4",shape = "."))+
  geom_point(aes(y=VPD/10, color = "VPD", shape = "."))+
  xlab("Entries")+ylab("Sapflux")
LAO4.2
ggsave("../Data/Plots/NS/S3/LAO4.2.jpg", LAO4.2, height = 2, width = 45, units = "in", dpi = 500)

LAO4.3<-ggplot(S3.t10, aes(Index))+
  scale_x_continuous(breaks = c(2016,2112,2208,2304,2400,2496,2592,2688,2784))+
  geom_point(aes(y=LAOS4, color = "LAOS4",shape = "."))+
  geom_point(aes(y=LAON4, color = "LAON4",shape = "."))+
  geom_point(aes(y=VPD/10, color = "VPD", shape = "."))+
  xlab("Entries")+ylab("Sapflux")
LAO4.3
ggsave("../Data/Plots/NS/S3/LAO4.3.jpg", LAO4.3, height = 2, width = 45, units = "in", dpi = 500)






LAO6.1<-ggplot(S3.f10, aes(Index))+
  scale_x_continuous(breaks = c(96,192,288,384,480,576,672,768,864))+
  geom_point(aes(y=LAOS6, color = "LAOS6",shape = "."))+
  geom_point(aes(y=LAON6, color = "LAON6",shape = "."))+
  geom_point(aes(y=VPD/10, color = "VPD", shape = "."))+
  xlab("Entries")+ylab("Sapflux")
LAO6.1
ggsave("../Data/Plots/NS/S3/LAO6.1.jpg", LAO6.1, height = 2, width = 45, units = "in", dpi = 500)

LAO6.2<-ggplot(S3.s10, aes(Index))+
  scale_x_continuous(breaks = c(1056,1152,1248,1344,1440,1536,1632,1728,1824))+
  geom_point(aes(y=LAOS6, color = "LAOS6",shape = "."))+
  geom_point(aes(y=LAON6, color = "LAON6",shape = "."))+
  geom_point(aes(y=VPD/10, color = "VPD", shape = "."))+
  xlab("Entries")+ylab("Sapflux")
LAO6.2
ggsave("../Data/Plots/NS/S3/LAO6.2.jpg", LAO6.2, height = 2, width = 45, units = "in", dpi = 500)

LAO6.3<-ggplot(S3.t10, aes(Index))+
  scale_x_continuous(breaks = c(2016,2112,2208,2304,2400,2496,2592,2688,2784))+
  geom_point(aes(y=LAOS6, color = "LAOS6",shape = "."))+
  geom_point(aes(y=LAON6, color = "LAON6",shape = "."))+
  geom_point(aes(y=VPD/10, color = "VPD", shape = "."))+
  xlab("Entries")+ylab("Sapflux")
LAO6.3
ggsave("../Data/Plots/NS/S3/LAO6.3.jpg", LAO6.3, height = 2, width = 45, units = "in", dpi = 500)




LAO8.1<-ggplot(S3.f10, aes(Index))+
  scale_x_continuous(breaks = c(96,192,288,384,480,576,672,768,864))+
  geom_point(aes(y=LAOS8, color = "LAOS8",shape = "."))+
  geom_point(aes(y=LAON8, color = "LAON8",shape = "."))+
  geom_point(aes(y=VPD/10, color = "VPD", shape = "."))+
  xlab("Entries")+ylab("Sapflux")
LAO8.1
ggsave("../Data/Plots/NS/S3/LAO8.1.jpg", LAO8.1, height = 2, width = 45, units = "in", dpi = 500)

LAO8.2<-ggplot(S3.s10, aes(Index))+
  scale_x_continuous(breaks = c(1056,1152,1248,1344,1440,1536,1632,1728,1824))+
  geom_point(aes(y=LAOS8, color = "LAOS8",shape = "."))+
  geom_point(aes(y=LAON8, color = "LAON8",shape = "."))+
  geom_point(aes(y=VPD/10, color = "VPD", shape = "."))+
  xlab("Entries")+ylab("Sapflux")
LAO8.2
ggsave("../Data/Plots/NS/S3/LAO8.2.jpg", LAO8.2, height = 2, width = 45, units = "in", dpi = 500)

LAO8.3<-ggplot(S3.t10, aes(Index))+
  scale_x_continuous(breaks = c(2016,2112,2208,2304,2400,2496,2592,2688,2784))+
  geom_point(aes(y=LAOS8, color = "LAOS8",shape = "."))+
  geom_point(aes(y=LAON8, color = "LAON8",shape = "."))+
  geom_point(aes(y=VPD/10, color = "VPD", shape = "."))+
  xlab("Entries")+ylab("Sapflux")
LAO8.3
ggsave("../Data/Plots/NS/S3/LAO8.3.jpg", LAO8.3, height = 2, width = 45, units = "in", dpi = 500)

## ---- chunk 8

LBO10.1<-ggplot(S3.f10, aes(Index))+
  scale_x_continuous(breaks = c(96,192,288,384,480,576,672,768,864))+
  geom_point(aes(y=LBOS10, color = "LBOS10",shape = "."))+
  geom_point(aes(y=LBON10, color = "LBON10",shape = "."))+
  geom_point(aes(y=VPD/10, color = "VPD", shape = "."))+
  xlab("Entries")+ylab("Sapflux")
LBO10.1
ggsave("../Data/Plots/NS/S3/LBO10.1.jpg", LBO10.1, height = 2, width = 45, units = "in", dpi = 500)

LBO10.2<-ggplot(S3.s10, aes(Index))+
  scale_x_continuous(breaks = c(1056,1152,1248,1344,1440,1536,1632,1728,1824))+
  geom_point(aes(y=LBOS10, color = "LBOS10",shape = "."))+
  geom_point(aes(y=LBON10, color = "LBON10",shape = "."))+
  geom_point(aes(y=VPD/10, color = "VPD", shape = "."))+
  xlab("Entries")+ylab("Sapflux")
LBO10.2
ggsave("../Data/Plots/NS/S3/LBO10.2.jpg", LBO10.2, height = 2, width = 45, units = "in", dpi = 500)

LBO10.3<-ggplot(S3.t10, aes(Index))+
  scale_x_continuous(breaks = c(2016,2112,2208,2304,2400,2496,2592,2688,2784))+
  geom_point(aes(y=LBOS10, color = "LBOS10",shape = "."))+
  geom_point(aes(y=LBON10, color = "LBON10",shape = "."))+
  geom_point(aes(y=VPD/10, color = "VPD", shape = "."))+
  xlab("Entries")+ylab("Sapflux")
LBO10.3
ggsave("../Data/Plots/NS/S3/LBO10.3.jpg", LBO10.3, height = 2, width = 45, units = "in", dpi = 500)




LBO11.1<-ggplot(S3.f10, aes(Index))+
  scale_x_continuous(breaks = c(96,192,288,384,480,576,672,768,864))+
  geom_point(aes(y=LBOS11, color = "LBOS11",shape = "."))+
  geom_point(aes(y=LBON11, color = "LBON11",shape = "."))+
  geom_point(aes(y=VPD/10, color = "VPD", shape = "."))+
  xlab("Entries")+ylab("Sapflux")
LBO11.1
ggsave("../Data/Plots/NS/S3/LBO11.1.jpg", LBO11.1, height = 2, width = 45, units = "in", dpi = 500)

LBO11.2<-ggplot(S3.s10, aes(Index))+
  scale_x_continuous(breaks = c(1056,1152,1248,1344,1440,1536,1632,1728,1824))+
  geom_point(aes(y=LBOS11, color = "LBOS11",shape = "."))+
  geom_point(aes(y=LBON11, color = "LBON11",shape = "."))+
  geom_point(aes(y=VPD/10, color = "VPD", shape = "."))+
  xlab("Entries")+ylab("Sapflux")
LBO11.2
ggsave("../Data/Plots/NS/S3/LBO11.2.jpg", LBO11.2, height = 2, width = 45, units = "in", dpi = 500)

LBO11.3<-ggplot(S3.t10, aes(Index))+
  scale_x_continuous(breaks = c(2016,2112,2208,2304,2400,2496,2592,2688,2784))+
  geom_point(aes(y=LBOS11, color = "LBOS11",shape = "."))+
  geom_point(aes(y=LBON11, color = "LBON11",shape = "."))+
  geom_point(aes(y=VPD/10, color = "VPD", shape = "."))+
  xlab("Entries")+ylab("Sapflux")
LBO11.3
ggsave("../Data/Plots/NS/S3/LBO11.3.jpg", LBO11.3, height = 2, width = 45, units = "in", dpi = 500)




LBO12.1<-ggplot(S3.f10, aes(Index))+
  scale_x_continuous(breaks = c(96,192,288,384,480,576,672,768,864))+
  geom_point(aes(y=LBOS12, color = "LBOS12",shape = "."))+
  geom_point(aes(y=LBON12, color = "LBON12",shape = "."))+
  geom_point(aes(y=VPD/10, color = "VPD", shape = "."))+
  xlab("Entries")+ylab("Sapflux")
LBO12.1
ggsave("../Data/Plots/NS/S3/LBO12.1.jpg", LBO12.1, height = 2, width = 45, units = "in", dpi = 500)

LBO12.2<-ggplot(S3.s10, aes(Index))+
  scale_x_continuous(breaks = c(1056,1152,1248,1344,1440,1536,1632,1728,1824))+
  geom_point(aes(y=LBOS12, color = "LBOS12",shape = "."))+
  geom_point(aes(y=LBON12, color = "LBON12",shape = "."))+
  geom_point(aes(y=VPD/10, color = "VPD", shape = "."))+
  xlab("Entries")+ylab("Sapflux")
LBO12.2
ggsave("../Data/Plots/NS/S3/LBO12.2.jpg", LBO12.2, height = 2, width = 45, units = "in", dpi = 500)

LBO12.3<-ggplot(S3.t10, aes(Index))+
  scale_x_continuous(breaks = c(2016,2112,2208,2304,2400,2496,2592,2688,2784))+
  geom_point(aes(y=LBOS12, color = "LBOS12",shape = "."))+
  geom_point(aes(y=LBON12, color = "LBON12",shape = "."))+
  geom_point(aes(y=VPD/10, color = "VPD", shape = "."))+
  xlab("Entries")+ylab("Sapflux")
LBO12.3
ggsave("../Data/Plots/NS/S3/LBO12.3.jpg", LBO12.3, height = 2, width = 45, units = "in", dpi = 500)





LBO14.1<-ggplot(S3.f10, aes(Index))+
  scale_x_continuous(breaks = c(96,192,288,384,480,576,672,768,864))+
  geom_point(aes(y=LBOS14, color = "LBOS14",shape = "."))+
  geom_point(aes(y=LBON14, color = "LBON14",shape = "."))+
  geom_point(aes(y=VPD/10, color = "VPD", shape = "."))+
  xlab("Entries")+ylab("Sapflux")
LBO14.1
ggsave("../Data/Plots/NS/S3/LBO14.1.jpg", LBO14.1, height = 2, width = 45, units = "in", dpi = 500)

LBO14.2<-ggplot(S3.s10, aes(Index))+
  scale_x_continuous(breaks = c(1056,1152,1248,1344,1440,1536,1632,1728,1824))+
  geom_point(aes(y=LBOS14, color = "LBOS14",shape = "."))+
  geom_point(aes(y=LBON14, color = "LBON14",shape = "."))+
  geom_point(aes(y=VPD/10, color = "VPD", shape = "."))+
  xlab("Entries")+ylab("Sapflux")
LBO14.2
ggsave("../Data/Plots/NS/S3/LBO14.2.jpg", LBO14.2, height = 2, width = 45, units = "in", dpi = 500)

LBO14.3<-ggplot(S3.t10, aes(Index))+
  scale_x_continuous(breaks = c(2016,2112,2208,2304,2400,2496,2592,2688,2784))+
  geom_point(aes(y=LBOS14, color = "LBOS14",shape = "."))+
  geom_point(aes(y=LBON14, color = "LBON14",shape = "."))+
  geom_point(aes(y=VPD/10, color = "VPD", shape = "."))+
  xlab("Entries")+ylab("Sapflux")
LBO14.3
ggsave("../Data/Plots/NS/S3/LBO14.3.jpg", LBO14.3, height = 2, width = 45, units = "in", dpi = 500)





LBO16.1<-ggplot(S3.f10, aes(Index))+
  scale_x_continuous(breaks = c(96,192,288,384,480,576,672,768,864))+
  geom_point(aes(y=LBOS16, color = "LBOS16",shape = "."))+
  geom_point(aes(y=LBON16, color = "LBON16",shape = "."))+
  geom_point(aes(y=VPD/10, color = "VPD", shape = "."))+
  xlab("Entries")+ylab("Sapflux")
LBO16.1
ggsave("../Data/Plots/NS/S3/LBO16.1.jpg", LBO16.1, height = 2, width = 45, units = "in", dpi = 500)

LBO16.2<-ggplot(S3.s10, aes(Index))+
  scale_x_continuous(breaks = c(1056,1152,1248,1344,1440,1536,1632,1728,1824))+
  geom_point(aes(y=LBOS16, color = "LBOS16",shape = "."))+
  geom_point(aes(y=LBON16, color = "LBON16",shape = "."))+
  geom_point(aes(y=VPD/10, color = "VPD", shape = "."))+
  xlab("Entries")+ylab("Sapflux")
LBO16.2
ggsave("../Data/Plots/NS/S3/LBO16.2.jpg", LBO16.2, height = 2, width = 45, units = "in", dpi = 500)

LBO16.3<-ggplot(S3.t10, aes(Index))+
  scale_x_continuous(breaks = c(2016,2112,2208,2304,2400,2496,2592,2688,2784))+
  geom_point(aes(y=LBOS16, color = "LBOS16",shape = "."))+
  geom_point(aes(y=LBON16, color = "LBON16",shape = "."))+
  geom_point(aes(y=VPD/10, color = "VPD", shape = "."))+
  xlab("Entries")+ylab("Sapflux")
LBO16.3
ggsave("../Data/Plots/NS/S3/LBO16.3.jpg", LBO16.3, height = 2, width = 45, units = "in", dpi = 500)



LBO17.1<-ggplot(S3.f10, aes(Index))+
  scale_x_continuous(breaks = c(96,192,288,384,480,576,672,768,864))+
  geom_point(aes(y=LBOS17, color = "LBOS17",shape = "."))+
  geom_point(aes(y=LBON17, color = "LBON17",shape = "."))+
  geom_point(aes(y=VPD/10, color = "VPD", shape = "."))+
  xlab("Entries")+ylab("Sapflux")
LBO17.1
ggsave("../Data/Plots/NS/S3/LBO17.1.jpg", LBO17.1, height = 2, width = 45, units = "in", dpi = 500)

LBO17.2<-ggplot(S3.s10, aes(Index))+
  scale_x_continuous(breaks = c(1056,1152,1248,1344,1440,1536,1632,1728,1824))+
  geom_point(aes(y=LBOS17, color = "LBOS17",shape = "."))+
  geom_point(aes(y=LBON17, color = "LBON17",shape = "."))+
  geom_point(aes(y=VPD/10, color = "VPD", shape = "."))+
  xlab("Entries")+ylab("Sapflux")
LBO17.2
ggsave("../Data/Plots/NS/S3/LBO17.2.jpg", LBO17.2, height = 2, width = 45, units = "in", dpi = 500)

LBO17.3<-ggplot(S3.t10, aes(Index))+
  scale_x_continuous(breaks = c(2016,2112,2208,2304,2400,2496,2592,2688,2784))+
  geom_point(aes(y=LBOS17, color = "LBOS17",shape = "."))+
  geom_point(aes(y=LBON17, color = "LBON17",shape = "."))+
  geom_point(aes(y=VPD/10, color = "VPD", shape = "."))+
  xlab("Entries")+ylab("Sapflux")
LBO17.3
ggsave("../Data/Plots/NS/S3/LBO17.3.jpg", LBO17.3, height = 2, width = 45, units = "in", dpi = 500)


## ---- chunk 9
S4.f10<-raw4[1:960,]
S4.s10<-raw4[961:1920,]
S4.t10<-raw4[1921:2880,]


HBO9.1<-ggplot(S4.f10, aes(Index))+
  scale_x_continuous(breaks = c(96,192,288,384,480,576,672,768,864))+
  geom_point(aes(y=HBOS9, color = "HBOS9",shape = "."))+
  geom_point(aes(y=HBON9, color = "HBON9",shape = "."))+
  geom_point(aes(y=VPD/10, color = "VPD", shape = "."))+
  xlab("Entries")+ylab("Sapflux")
HBO9.1
ggsave("../Data/Plots/NS/S4/HBO9.1.jpg", HBO9.1, height = 2, width = 45, units = "in", dpi = 500)

HBO9.2<-ggplot(S4.s10, aes(Index))+
  scale_x_continuous(breaks = c(1056,1152,1248,1344,1440,1536,1632,1728,1824))+
  geom_point(aes(y=HBOS9, color = "HBOS9",shape = "."))+
  geom_point(aes(y=HBON9, color = "HBON9",shape = "."))+
  geom_point(aes(y=VPD/10, color = "VPD", shape = "."))+
  xlab("Entries")+ylab("Sapflux")
HBO9.2
ggsave("../Data/Plots/NS/S4/HBO9.2.jpg", HBO9.2, height = 2, width = 45, units = "in", dpi = 500)

HBO9.3<-ggplot(S4.t10, aes(Index))+
  scale_x_continuous(breaks = c(2016,2112,2208,2304,2400,2496,2592,2688,2784))+
  geom_point(aes(y=HBOS9, color = "HBOS9",shape = "."))+
  geom_point(aes(y=HBON9, color = "HBON9",shape = "."))+
  geom_point(aes(y=VPD/10, color = "VPD", shape = "."))+
  xlab("Entries")+ylab("Sapflux")
HBO9.3
ggsave("../Data/Plots/NS/S4/HBO9.3.jpg", HBO9.3, height = 2, width = 45, units = "in", dpi = 500)



HBO10.1<-ggplot(S4.f10, aes(Index))+
  scale_x_continuous(breaks = c(96,192,288,384,480,576,672,768,864))+
  geom_point(aes(y=HBOS10, color = "HBOS10",shape = "."))+
  geom_point(aes(y=HBON10, color = "HBON10",shape = "."))+
  geom_point(aes(y=VPD/10, color = "VPD", shape = "."))+
  xlab("Entries")+ylab("Sapflux")
HBO10.1
ggsave("../Data/Plots/NS/S4/HBO10.1.jpg", HBO10.1, height = 2, width = 45, units = "in", dpi = 500)

HBO10.2<-ggplot(S4.s10, aes(Index))+
  scale_x_continuous(breaks = c(1056,1152,1248,1344,1440,1536,1632,1728,1824))+
  geom_point(aes(y=HBOS10, color = "HBOS10",shape = "."))+
  geom_point(aes(y=HBON10, color = "HBON10",shape = "."))+
  geom_point(aes(y=VPD/10, color = "VPD", shape = "."))+
  xlab("Entries")+ylab("Sapflux")
HBO10.2
ggsave("../Data/Plots/NS/S4/HBO10.2.jpg", HBO10.2, height = 2, width = 45, units = "in", dpi = 500)

HBO10.3<-ggplot(S4.t10, aes(Index))+
  scale_x_continuous(breaks = c(2016,2112,2208,2304,2400,2496,2592,2688,2784))+
  geom_point(aes(y=HBOS10, color = "HBOS10",shape = "."))+
  geom_point(aes(y=HBON10, color = "HBON10",shape = "."))+
  geom_point(aes(y=VPD/10, color = "VPD", shape = "."))+
  xlab("Entries")+ylab("Sapflux")
HBO10.3
ggsave("../Data/Plots/NS/S4/HBO10.3.jpg", HBO10.3, height = 2, width = 45, units = "in", dpi = 500)




HBO12.1<-ggplot(S4.f10, aes(Index))+
  scale_x_continuous(breaks = c(96,192,288,384,480,576,672,768,864))+
  geom_point(aes(y=HBOS12, color = "HBOS12",shape = "."))+
  geom_point(aes(y=HBON12, color = "HBON12",shape = "."))+
  geom_point(aes(y=VPD/10, color = "VPD", shape = "."))+
  xlab("Entries")+ylab("Sapflux")
HBO12.1
ggsave("../Data/Plots/NS/S4/HBO12.1.jpg", HBO12.1, height = 2, width = 45, units = "in", dpi = 500)

HBO12.2<-ggplot(S4.s10, aes(Index))+
  scale_x_continuous(breaks = c(1056,1152,1248,1344,1440,1536,1632,1728,1824))+
  geom_point(aes(y=HBOS12, color = "HBOS12",shape = "."))+
  geom_point(aes(y=HBON12, color = "HBON12",shape = "."))+
  geom_point(aes(y=VPD/10, color = "VPD", shape = "."))+
  xlab("Entries")+ylab("Sapflux")
HBO12.2
ggsave("../Data/Plots/NS/S4/HBO12.2.jpg", HBO12.2, height = 2, width = 45, units = "in", dpi = 500)

HBO12.3<-ggplot(S4.t10, aes(Index))+
  scale_x_continuous(breaks = c(2016,2112,2208,2304,2400,2496,2592,2688,2784))+
  geom_point(aes(y=HBOS12, color = "HBOS12",shape = "."))+
  geom_point(aes(y=HBON12, color = "HBON12",shape = "."))+
  geom_point(aes(y=VPD/10, color = "VPD", shape = "."))+
  xlab("Entries")+ylab("Sapflux")
HBO12.3
ggsave("../Data/Plots/NS/S4/HBO12.3.jpg", HBO12.3, height = 2, width = 45, units = "in", dpi = 500)





HBO14.1<-ggplot(S4.f10, aes(Index))+
  scale_x_continuous(breaks = c(96,192,288,384,480,576,672,768,864))+
  geom_point(aes(y=HBOS14, color = "HBOS14",shape = "."))+
  geom_point(aes(y=HBON14, color = "HBON14",shape = "."))+
  geom_point(aes(y=VPD/10, color = "VPD", shape = "."))+
  xlab("Entries")+ylab("Sapflux")
HBO14.1
ggsave("../Data/Plots/NS/S4/HBO14.1.jpg", HBO14.1, height = 2, width = 45, units = "in", dpi = 500)

HBO14.2<-ggplot(S4.s10, aes(Index))+
  scale_x_continuous(breaks = c(1056,1152,1248,1344,1440,1536,1632,1728,1824))+
  geom_point(aes(y=HBOS14, color = "HBOS14",shape = "."))+
  geom_point(aes(y=HBON14, color = "HBON14",shape = "."))+
  geom_point(aes(y=VPD/10, color = "VPD", shape = "."))+
  xlab("Entries")+ylab("Sapflux")
HBO14.2
ggsave("../Data/Plots/NS/S4/HBO14.2.jpg", HBO14.2, height = 2, width = 45, units = "in", dpi = 500)

HBO14.3<-ggplot(S4.t10, aes(Index))+
  scale_x_continuous(breaks = c(2016,2112,2208,2304,2400,2496,2592,2688,2784))+
  geom_point(aes(y=HBOS14, color = "HBOS14",shape = "."))+
  geom_point(aes(y=HBON14, color = "HBON14",shape = "."))+
  geom_point(aes(y=VPD/10, color = "VPD", shape = "."))+
  xlab("Entries")+ylab("Sapflux")
HBO14.3
ggsave("../Data/Plots/NS/S4/HBO14.3.jpg", HBO14.3, height = 2, width = 45, units = "in", dpi = 500)





HBO16.1<-ggplot(S4.f10, aes(Index))+
  scale_x_continuous(breaks = c(96,192,288,384,480,576,672,768,864))+
  geom_point(aes(y=HBOS16, color = "HBOS16",shape = "."))+
  geom_point(aes(y=HBON16, color = "HBON16",shape = "."))+
  geom_point(aes(y=VPD/10, color = "VPD", shape = "."))+
  xlab("Entries")+ylab("Sapflux")
HBO16.1
ggsave("../Data/Plots/NS/S4/HBO16.1.jpg", HBO16.1, height = 2, width = 45, units = "in", dpi = 500)

HBO16.2<-ggplot(S4.s10, aes(Index))+
  scale_x_continuous(breaks = c(1056,1152,1248,1344,1440,1536,1632,1728,1824))+
  geom_point(aes(y=HBOS16, color = "HBOS16",shape = "."))+
  geom_point(aes(y=HBON16, color = "HBON16",shape = "."))+
  geom_point(aes(y=VPD/10, color = "VPD", shape = "."))+
  xlab("Entries")+ylab("Sapflux")
HBO16.2
ggsave("../Data/Plots/NS/S4/HBO16.2.jpg", HBO16.2, height = 2, width = 45, units = "in", dpi = 500)

HBO16.3<-ggplot(S4.t10, aes(Index))+
  scale_x_continuous(breaks = c(2016,2112,2208,2304,2400,2496,2592,2688,2784))+
  geom_point(aes(y=HBOS16, color = "HBOS16",shape = "."))+
  geom_point(aes(y=HBON16, color = "HBON16",shape = "."))+
  geom_point(aes(y=VPD/10, color = "VPD", shape = "."))+
  xlab("Entries")+ylab("Sapflux")
HBO16.3
ggsave("../Data/Plots/NS/S4/HBO16.3.jpg", HBO16.3, height = 2, width = 45, units = "in", dpi = 500)

## ---- chunk 10

HAO1.1<-ggplot(S4.f10, aes(Index))+
  scale_x_continuous(breaks = c(96,192,288,384,480,576,672,768,864))+
  geom_point(aes(y=HAOS1, color = "HAOS1",shape = "."))+
  geom_point(aes(y=HAON1, color = "HAON1",shape = "."))+
  geom_point(aes(y=VPD/10, color = "VPD", shape = "."))+
  xlab("Entries")+ylab("Sapflux")
HAO1.1
ggsave("../Data/Plots/NS/S4/HAO1.1.jpg", HAO1.1, height = 2, width = 45, units = "in", dpi = 500)

HAO1.2<-ggplot(S4.s10, aes(Index))+
  scale_x_continuous(breaks = c(1056,1152,1248,1344,1440,1536,1632,1728,1824))+
  geom_point(aes(y=HAOS1, color = "HAOS1",shape = "."))+
  geom_point(aes(y=HAON1, color = "HAON1",shape = "."))+
  geom_point(aes(y=VPD/10, color = "VPD", shape = "."))+
  xlab("Entries")+ylab("Sapflux")
HAO1.2
ggsave("../Data/Plots/NS/S4/HAO1.2.jpg", HAO1.2, height = 2, width = 45, units = "in", dpi = 500)

HAO1.3<-ggplot(S4.t10, aes(Index))+
  scale_x_continuous(breaks = c(2016,2112,2208,2304,2400,2496,2592,2688,2784))+
  geom_point(aes(y=HAOS1, color = "HAOS1",shape = "."))+
  geom_point(aes(y=HAON1, color = "HAON1",shape = "."))+
  geom_point(aes(y=VPD/10, color = "VPD", shape = "."))+
  xlab("Entries")+ylab("Sapflux")
HAO1.3
ggsave("../Data/Plots/NS/S4/HAO1.3.jpg", HAO1.3, height = 2, width = 45, units = "in", dpi = 500)




HAO2.1<-ggplot(S4.f10, aes(Index))+
  scale_x_continuous(breaks = c(96,192,288,384,480,576,672,768,864))+
  geom_point(aes(y=HAOS2, color = "HAOS2",shape = "."))+
  geom_point(aes(y=HAON2, color = "HAON2",shape = "."))+
  geom_point(aes(y=VPD/10, color = "VPD", shape = "."))+
  xlab("Entries")+ylab("Sapflux")
HAO2.1
ggsave("../Data/Plots/NS/S4/HAO2.1.jpg", HAO2.1, height = 2, width = 45, units = "in", dpi = 500)

HAO2.2<-ggplot(S4.s10, aes(Index))+
  scale_x_continuous(breaks = c(1056,1152,1248,1344,1440,1536,1632,1728,1824))+
  geom_point(aes(y=HAOS2, color = "HAOS2",shape = "."))+
  geom_point(aes(y=HAON2, color = "HAON2",shape = "."))+
  geom_point(aes(y=VPD/10, color = "VPD", shape = "."))+
  xlab("Entries")+ylab("Sapflux")
HAO2.2
ggsave("../Data/Plots/NS/S4/HAO2.2.jpg", HAO2.2, height = 2, width = 45, units = "in", dpi = 500)

HAO2.3<-ggplot(S4.t10, aes(Index))+
  scale_x_continuous(breaks = c(2016,2112,2208,2304,2400,2496,2592,2688,2784))+
  geom_point(aes(y=HAOS2, color = "HAOS2",shape = "."))+
  geom_point(aes(y=HAON2, color = "HAON2",shape = "."))+
  geom_point(aes(y=VPD/10, color = "VPD", shape = "."))+
  xlab("Entries")+ylab("Sapflux")
HAO2.3
ggsave("../Data/Plots/NS/S4/HAO2.3.jpg", HAO2.3, height = 2, width = 45, units = "in", dpi = 500)



HAO3.1<-ggplot(S4.f10, aes(Index))+
  scale_x_continuous(breaks = c(96,192,288,384,480,576,672,768,864))+
  geom_point(aes(y=HAOS3, color = "HAOS3",shape = "."))+
  geom_point(aes(y=HAON3, color = "HAON3",shape = "."))+
  geom_point(aes(y=VPD/10, color = "VPD", shape = "."))+
  xlab("Entries")+ylab("Sapflux")
HAO3.1
ggsave("../Data/Plots/NS/S4/HAO3.1.jpg", HAO3.1, height = 2, width = 45, units = "in", dpi = 500)

HAO3.2<-ggplot(S4.s10, aes(Index))+
  scale_x_continuous(breaks = c(1056,1152,1248,1344,1440,1536,1632,1728,1824))+
  geom_point(aes(y=HAOS3, color = "HAOS3",shape = "."))+
  geom_point(aes(y=HAON3, color = "HAON3",shape = "."))+
  geom_point(aes(y=VPD/10, color = "VPD", shape = "."))+
  xlab("Entries")+ylab("Sapflux")
HAO3.2
ggsave("../Data/Plots/NS/S4/HAO3.2.jpg", HAO3.2, height = 2, width = 45, units = "in", dpi = 500)

HAO3.3<-ggplot(S4.t10, aes(Index))+
  scale_x_continuous(breaks = c(2016,2112,2208,2304,2400,2496,2592,2688,2784))+
  geom_point(aes(y=HAOS3, color = "HAOS3",shape = "."))+
  geom_point(aes(y=HAON3, color = "HAON3",shape = "."))+
  geom_point(aes(y=VPD/10, color = "VPD", shape = "."))+
  xlab("Entries")+ylab("Sapflux")
HAO3.3
ggsave("../Data/Plots/NS/S4/HAO3.3.jpg", HAO3.3, height = 2, width = 45, units = "in", dpi = 500)


HAO4.1<-ggplot(S4.f10, aes(Index))+
  scale_x_continuous(breaks = c(96,192,288,384,480,576,672,768,864))+
  geom_point(aes(y=HAOS4, color = "HAOS4",shape = "."))+
  geom_point(aes(y=HAON4, color = "HAON4",shape = "."))+
  geom_point(aes(y=VPD/10, color = "VPD", shape = "."))+
  xlab("Entries")+ylab("Sapflux")
HAO4.1
ggsave("../Data/Plots/NS/S4/HAO4.1.jpg", HAO4.1, height = 2, width = 45, units = "in", dpi = 500)

HAO4.2<-ggplot(S4.s10, aes(Index))+
  scale_x_continuous(breaks = c(1056,1152,1248,1344,1440,1536,1632,1728,1824))+
  geom_point(aes(y=HAOS4, color = "HAOS4",shape = "."))+
  geom_point(aes(y=HAON4, color = "HAON4",shape = "."))+
  geom_point(aes(y=VPD/10, color = "VPD", shape = "."))+
  xlab("Entries")+ylab("Sapflux")
HAO4.2
ggsave("../Data/Plots/NS/S4/HAO4.2.jpg", HAO4.2, height = 2, width = 45, units = "in", dpi = 500)

HAO4.3<-ggplot(S4.t10, aes(Index))+
  scale_x_continuous(breaks = c(2016,2112,2208,2304,2400,2496,2592,2688,2784))+
  geom_point(aes(y=HAOS4, color = "HAOS4",shape = "."))+
  geom_point(aes(y=HAON4, color = "HAON4",shape = "."))+
  geom_point(aes(y=VPD/10, color = "VPD", shape = "."))+
  xlab("Entries")+ylab("Sapflux")
HAO4.3
ggsave("../Data/Plots/NS/S4/HAO4.3.jpg", HAO4.3, height = 2, width = 45, units = "in", dpi = 500)


HAO6.1<-ggplot(S4.f10, aes(Index))+
  scale_x_continuous(breaks = c(96,192,288,384,480,576,672,768,864))+
  geom_point(aes(y=HAOS6, color = "HAOS6",shape = "."))+
  geom_point(aes(y=HAON6, color = "HAON6",shape = "."))+
  geom_point(aes(y=VPD/10, color = "VPD", shape = "."))+
  xlab("Entries")+ylab("Sapflux")
HAO6.1
ggsave("../Data/Plots/NS/S4/HAO6.1.jpg", HAO6.1, height = 2, width = 45, units = "in", dpi = 500)

HAO6.2<-ggplot(S4.s10, aes(Index))+
  scale_x_continuous(breaks = c(1056,1152,1248,1344,1440,1536,1632,1728,1824))+
  geom_point(aes(y=HAOS6, color = "HAOS6",shape = "."))+
  geom_point(aes(y=HAON6, color = "HAON6",shape = "."))+
  geom_point(aes(y=VPD/10, color = "VPD", shape = "."))+
  xlab("Entries")+ylab("Sapflux")
HAO6.2
ggsave("../Data/Plots/NS/S4/HAO6.2.jpg", HAO6.2, height = 2, width = 45, units = "in", dpi = 500)

HAO6.3<-ggplot(S4.t10, aes(Index))+
  scale_x_continuous(breaks = c(2016,2112,2208,2304,2400,2496,2592,2688,2784))+
  geom_point(aes(y=HAOS6, color = "HAOS6",shape = "."))+
  geom_point(aes(y=HAON6, color = "HAON6",shape = "."))+
  geom_point(aes(y=VPD/10, color = "VPD", shape = "."))+
  xlab("Entries")+ylab("Sapflux")
HAO6.3
ggsave("../Data/Plots/NS/S4/HAO6.3.jpg", HAO6.3, height = 2, width = 45, units = "in", dpi = 500)


HAO8.1<-ggplot(S4.f10, aes(Index))+
  scale_x_continuous(breaks = c(96,192,288,384,480,576,672,768,864))+
  geom_point(aes(y=HAOS8, color = "HAOS8",shape = "."))+
  geom_point(aes(y=HAON8, color = "HAON8",shape = "."))+
  geom_point(aes(y=VPD/10, color = "VPD", shape = "."))+
  xlab("Entries")+ylab("Sapflux")
HAO8.1
ggsave("../Data/Plots/NS/S4/HAO8.1.jpg", HAO8.1, height = 2, width = 45, units = "in", dpi = 500)

HAO8.2<-ggplot(S4.s10, aes(Index))+
  scale_x_continuous(breaks = c(1056,1152,1248,1344,1440,1536,1632,1728,1824))+
  geom_point(aes(y=HAOS8, color = "HAOS8",shape = "."))+
  geom_point(aes(y=HAON8, color = "HAON8",shape = "."))+
  geom_point(aes(y=VPD/10, color = "VPD", shape = "."))+
  xlab("Entries")+ylab("Sapflux")
HAO8.2
ggsave("../Data/Plots/NS/S4/HAO8.2.jpg", HAO8.2, height = 2, width = 45, units = "in", dpi = 500)

HAO8.3<-ggplot(S4.t10, aes(Index))+
  scale_x_continuous(breaks = c(2016,2112,2208,2304,2400,2496,2592,2688,2784))+
  geom_point(aes(y=HAOS8, color = "HAOS8",shape = "."))+
  geom_point(aes(y=HAON8, color = "HAON8",shape = "."))+
  geom_point(aes(y=VPD/10, color = "VPD", shape = "."))+
  xlab("Entries")+ylab("Sapflux")
HAO8.3
ggsave("../Data/Plots/NS/S4/HAO8.3.jpg", HAO8.3, height = 2, width = 45, units = "in", dpi = 500)
